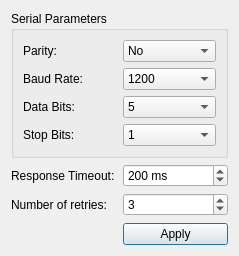
<?xml version="1.0" encoding="UTF-8"?>
<ui version="4.0">
 <class>SettingsDialog</class>
 <widget class="QDialog" name="SettingsDialog">
  <property name="geometry">
   <rect>
    <x>0</x>
    <y>0</y>
    <width>239</width>
    <height>256</height>
   </rect>
  </property>
  <property name="windowTitle">
   <string>Modbus Settings</string>
  </property>
  <layout class="QGridLayout" name="gridLayout">
   <item row="3" column="1">
    <spacer name="verticalSpacer">
     <property name="orientation">
      <enum>Qt::Vertical</enum>
     </property>
     <property name="sizeHint" stdset="0">
      <size>
       <width>20</width>
       <height>43</height>
      </size>
     </property>
    </spacer>
   </item>
   <item row="1" column="1">
    <widget class="QSpinBox" name="timeoutSpinner">
     <property name="accelerated">
      <bool>true</bool>
     </property>
     <property name="suffix">
      <string> ms</string>
     </property>
     <property name="minimum">
      <number>-1</number>
     </property>
     <property name="maximum">
      <number>5000</number>
     </property>
     <property name="singleStep">
      <number>20</number>
     </property>
     <property name="value">
      <number>200</number>
     </property>
    </widget>
   </item>
   <item row="1" column="0">
    <widget class="QLabel" name="label">
     <property name="text">
      <string>Response Timeout:</string>
     </property>
    </widget>
   </item>
   <item row="4" column="1">
    <widget class="QPushButton" name="applyButton">
     <property name="text">
      <string>Apply</string>
     </property>
    </widget>
   </item>
   <item row="0" column="0" colspan="2">
    <widget class="QGroupBox" name="groupBox">
     <property name="title">
      <string>Serial Parameters</string>
     </property>
     <layout class="QGridLayout" name="gridLayout_2">
      <item row="0" column="0">
       <widget class="QLabel" name="label_2">
        <property name="text">
         <string>Parity:</string>
        </property>
       </widget>
      </item>
      <item row="0" column="1">
       <widget class="QComboBox" name="parityCombo">
        <item>
         <property name="text">
          <string>No</string>
         </property>
        </item>
        <item>
         <property name="text">
          <string>Even</string>
         </property>
        </item>
        <item>
         <property name="text">
          <string>Odd</string>
         </property>
        </item>
        <item>
         <property name="text">
          <string>Space</string>
         </property>
        </item>
        <item>
         <property name="text">
          <string>Mark</string>
         </property>
        </item>
       </widget>
      </item>
      <item row="1" column="0">
       <widget class="QLabel" name="label_3">
        <property name="text">
         <string>Baud Rate:</string>
        </property>
       </widget>
      </item>
      <item row="1" column="1">
       <widget class="QComboBox" name="baudCombo">
        <item>
         <property name="text">
          <string>1200</string>
         </property>
        </item>
        <item>
         <property name="text">
          <string>2400</string>
         </property>
        </item>
        <item>
         <property name="text">
          <string>4800</string>
         </property>
        </item>
        <item>
         <property name="text">
          <string>9600</string>
         </property>
        </item>
        <item>
         <property name="text">
          <string>14400</string>
         </property>
        </item>
        <item>
         <property name="text">
          <string>19200</string>
         </property>
        </item>
        <item>
         <property name="text">
          <string>38400</string>
         </property>
        </item>
        <item>
         <property name="text">
          <string>57600</string>
         </property>
        </item>
        <item>
         <property name="text">
          <string>115200</string>
         </property>
        </item>
       </widget>
      </item>
      <item row="2" column="0">
       <widget class="QLabel" name="label_4">
        <property name="text">
         <string>Data Bits:</string>
        </property>
       </widget>
      </item>
      <item row="2" column="1">
       <widget class="QComboBox" name="dataBitsCombo">
        <item>
         <property name="text">
          <string>5</string>
         </property>
        </item>
        <item>
         <property name="text">
          <string>6</string>
         </property>
        </item>
        <item>
         <property name="text">
          <string>7</string>
         </property>
        </item>
        <item>
         <property name="text">
          <string>8</string>
         </property>
        </item>
       </widget>
      </item>
      <item row="3" column="0">
       <widget class="QLabel" name="label_5">
        <property name="text">
         <string>Stop Bits:</string>
        </property>
       </widget>
      </item>
      <item row="3" column="1">
       <widget class="QComboBox" name="stopBitsCombo">
        <item>
         <property name="text">
          <string>1</string>
         </property>
        </item>
        <item>
         <property name="text">
          <string>3</string>
         </property>
        </item>
        <item>
         <property name="text">
          <string>2</string>
         </property>
        </item>
       </widget>
      </item>
     </layout>
    </widget>
   </item>
   <item row="2" column="0">
    <widget class="QLabel" name="label_6">
     <property name="text">
      <string>Number of retries:</string>
     </property>
    </widget>
   </item>
   <item row="2" column="1">
    <widget class="QSpinBox" name="retriesSpinner">
     <property name="value">
      <number>3</number>
     </property>
    </widget>
   </item>
  </layout>
 </widget>
 <resources/>
 <connections/>
</ui>
